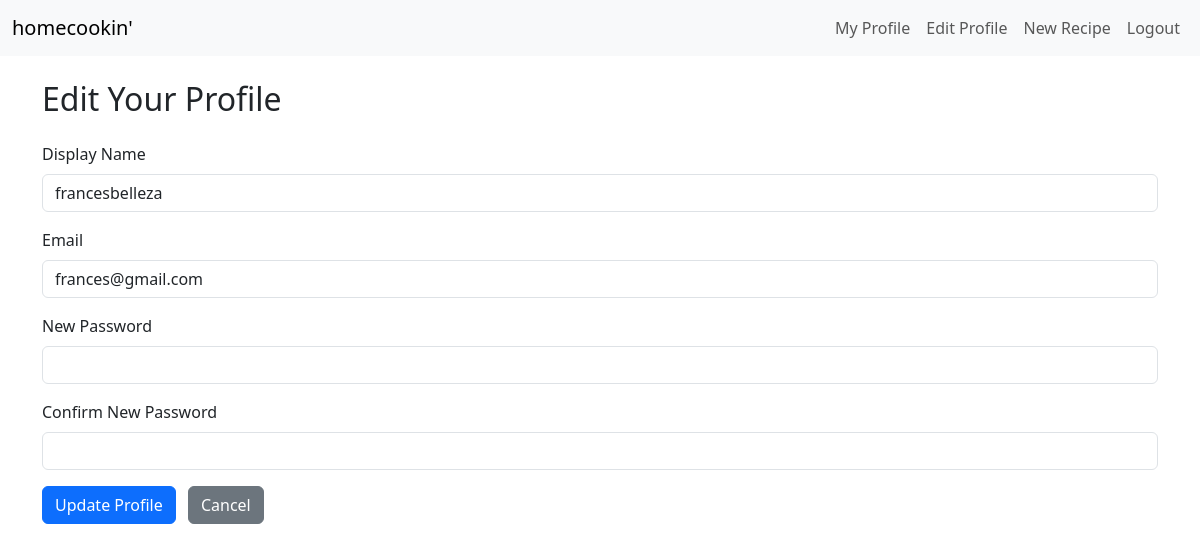
Before: /profile/edit (signed in) with the older database file.
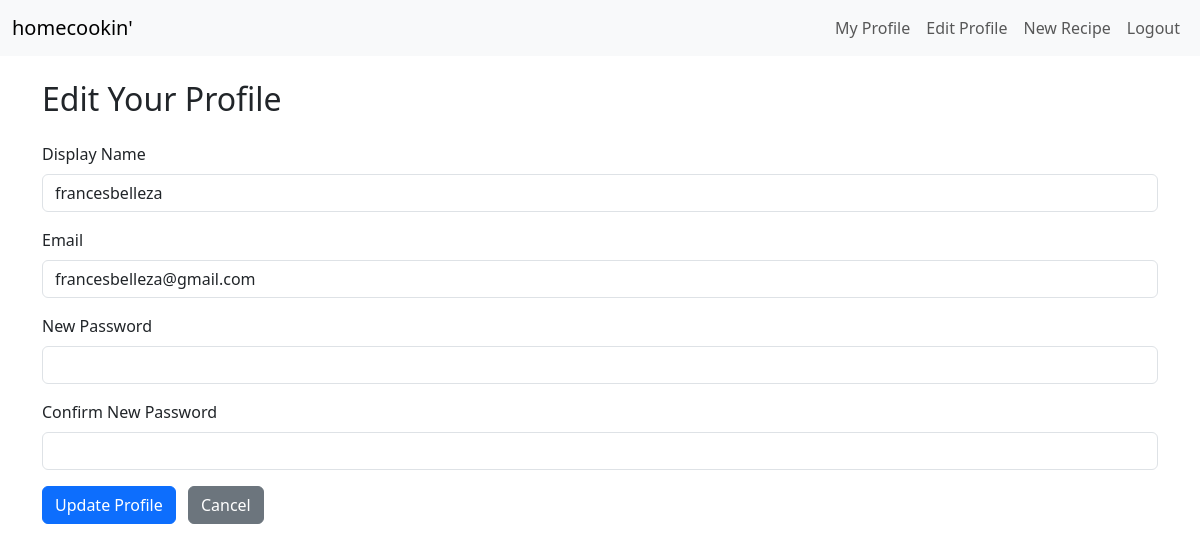
After: the same page with the newer database file.
### app/models.py (models this page shows, shortened)
class User(db.Model, UserMixin):
    id = db.Column(db.Integer, primary_key=True)
    username = db.Column(db.String(32), unique=True, nullable=False)
    email    = db.Column(db.String(120), unique=True, nullable=False)
    password = db.Column(db.String(32), nullable=False)
    recipes = db.relationship('Recipe', backref='author', lazy=True)
    ratings  = db.relationship('Rating',  backref='user',   lazy=True)    # ← add this
    comments = db.relationship('Comment', backref='user',   lazy=True)
    saved_recipes = db.relationship('Recipe', secondary=saved, backref=db.backref('saved_by', lazy='dynamic'), lazy='dynamic')

### app/routes.py (the view, shortened to what this page needs)
@app.route('/profile/edit', methods=['GET','POST'])
@login_required
def edit_profile():
    form = EditProfileForm(
      username=current_user.username,
      email=current_user.email
    )
    return render_template('edit_profile.html', form=form)

### app/forms.py
class EditProfileForm(FlaskForm):
    username        = StringField('Display Name', validators=[DataRequired(), Length(1,20)])
    email           = StringField('Email',        validators=[DataRequired(), Email()])
    password        = PasswordField('New Password', validators=[Optional(), Length(min=6)])
    confirm_password= PasswordField('Confirm New Password',
                                    validators=[EqualTo('password', message='Passwords must match')])
    submit          = SubmitField('Update Profile')

### app/__init__.py (called while the page is built)
@login_manager.user_loader
def load_user(user_id):
    return User.query.get(int(user_id))

### app/templates/edit_profile.html (shortened to what this page needs)
{% extends "base.html" %}
{% block content %}
  <h2 class="mb-4">Edit Your Profile</h2>
  <form method="POST">
    <div class="mb-3">
      {{ form.username.label(class_="form-label") }}
      {{ form.username(class_="form-control") }}
    </div>
    <div class="mb-3">
      {{ form.email.label(class_="form-label") }}
      {{ form.email(class_="form-control") }}
    </div>
    <div class="mb-3">
      {{ form.password.label(class_="form-label") }}
      {{ form.password(class_="form-control") }}
    </div>
    <div class="mb-3">
      {{ form.confirm_password.label(class_="form-label") }}
      {{ form.confirm_password(class_="form-control") }}
    </div>
    <button type="submit" class="btn btn-primary">Update Profile</button>
    <a href="{{ url_for('profile', user_id=current_user.id) }}"
       class="btn btn-secondary ms-2">Cancel</a>
  </form>
{% endblock %}

### app/templates/base.html (shortened to what this page needs)
<!DOCTYPE html>
<html lang="en">
<head>
  <link
    href="https://cdn.jsdelivr.net/npm/bootstrap@5.3.0/dist/css/bootstrap.min.css"
    rel="stylesheet">
</head>
<body>
  <nav class="navbar navbar-expand-lg navbar-light bg-light">
    <div class="container-fluid">
      <a class="navbar-brand" href="{{ url_for('home') }}">homecookin'</a>
      <div class="collapse navbar-collapse">
        <ul class="navbar-nav ms-auto">
          {% if current_user.is_authenticated %}
            <li class="nav-item">
              <a class="nav-link" href="{{ url_for('profile', user_id=current_user.id) }}">
                My Profile
              </a>
            </li>
            <li class="nav-item">
              <a class="nav-link" href="{{ url_for('edit_profile') }}">Edit Profile</a>
            </li>
            <li class="nav-item">
              <a class="nav-link" href="{{ url_for('new_recipe') }}">New Recipe</a>
            </li>
            <li class="nav-item">
              <a class="nav-link" href="{{ url_for('logout') }}">Logout</a>
            </li>
          {% endif %}
        </ul>
      </div>
    </div>
  </nav>
  <div class="container mt-4">
    {% block content %}{% endblock %}
  </div>
</body>
</html>

Changed rows visible on the page:
changed User "francesbelleza": email "frances@gmail.com" → "francesbelleza@gmail.com"
